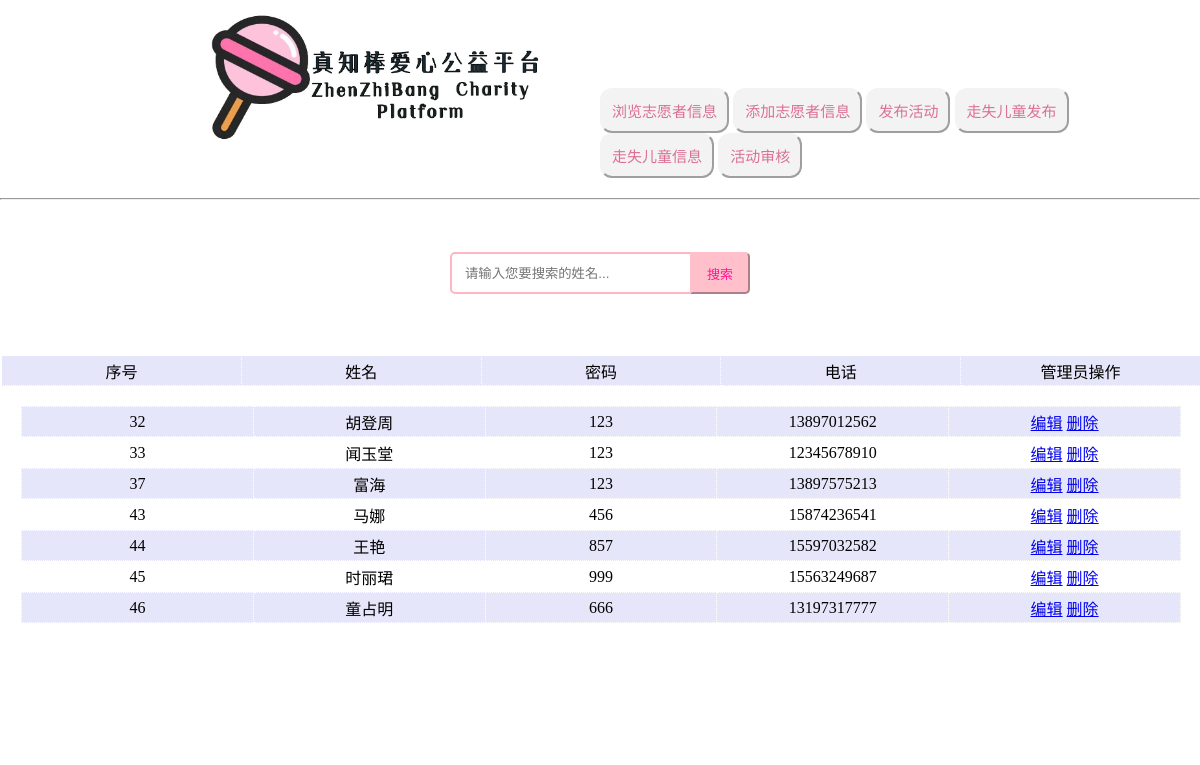
/guanli/Manageshowdata (signed in), run on the app's committed database.
### myapp/models.py (models this page shows)
class User(models.Model):
    name=models.CharField(max_length=20,null=True)
    password=models.CharField(max_length=20)
    tel=models.CharField(max_length=20)
    class Meta:
        db_table='User'

### manager/views.py (the view)
# urls.py: path('guanli/Manageshowdata', views.Manageshowdata,name='Manageshowdata'),
def Manageshowdata(request):
    love_data=User.objects.all()
    context={
        'datas':love_data
    }
    return render(request,'manager/showdata.html', context)

### manager/AdminMiddleWare.py (called while the page is built)
    def __call__(self,request):
        path=request.path
        print(path)
        if re.match('^/guanli/',path):
            if request.session.get('guanliyuan_user','')=='':
                return redirect(reverse('adminlogin'))
        response=self.get_response(request)
        return response

### myapp/AdminMiddleWare.py (called while the page is built)
    def __call__(self,request):
        path=request.path
        if re.match('^/love/',path):
            if request.session.get('love_user','')=='':
                return redirect(reverse('login'))
        response=self.get_response(request)
        return response

### templates/manager/showdata.html (shortened to what this page needs)
{% block title %}
    <head>
    </head>
{% endblock %}
{% block content %}
    <div>
     <div class="img">
            <img src="/static/images/zzb.jpg" width="100%" height="150px">
     </div>
     <div class="button_div">
     <br><br><br><br>
            <a href="{% url 'Manageshowdata' %}"><button class="button">浏览志愿者信息</button></a>
            <a href="{% url 'Manageadd' %}"><button class="button">添加志愿者信息</button></a>
            <a href="{% url 'Manageadddata' %}"><button class="button">发布活动</button></a>
            <a href="{% url 'upload' %}"><button class="button">走失儿童发布</button></a>
            <a href="{% url 'childshow' %}"><button class="button">走失儿童信息</button></a>
            <a href="{% url 'ManageShenHe' %}"><button class="button">活动审核</button></a>
            <br>
     </div>
</div>
<hr>
    <center>
    <div class="search bar6">
        <form action="{% url 'Managefinddata' %}" method="post">
            <input type="text"  name="find" placeholder="请输入您要搜索的姓名...">
            <button type="submit" class="buttonfind"></button>
        </form>
    </div>
    <div class="body">
        <table border="1" style="">
                <thead>
                <tr><td>序号</td>
                    <td>姓名</td>
                    <td>密码</td>
                    <td>电话</td>
                    <td>管理员操作</td>
                </tr>
                </thead>
                <tbody>
                {% for h in datas %}
                    <tr>
                        <td>{{h.id  }}</td>
                        <td>{{h.name  }}</td>
                        <td>{{h.password  }}</td>
                        <td>{{h.tel  }}</td>
                        <td>
                            <a href="{% url 'Manageedit' h.id %} ">编辑</a>
                            <a href="{% url 'Managedelet' h.id%}">删除</a>
                        </td>
                    </tr>
                {% endfor %}
                </tbody>
            </table>
    </div>
    </center>
{% endblock %}

### data on the page
User: id "32", name "胡登周", password "123", tel "13897012562"
User: id "33", name "闻玉堂", password "123", tel "12345678910"
User: id "37", name "富海", password "123", tel "13897575213"
User: id "43", name "马娜", password "456", tel "15874236541"
User: id "44", name "王艳", password "857", tel "15597032582"
User: id "45", name "时丽珺", password "999", tel "15563249687"
User: id "46", name "童占明", password "666", tel "13197317777"
